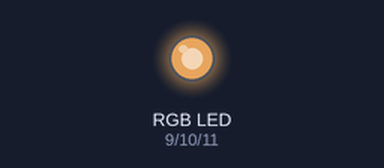
Bench run of a sketch on a simulated Arduino Uno, built with avr-gcc and run on an emulated ATmega328P. Shown: an RGB LED mixed from three pins (HIGH = lit). Dim RGB values are drawn brighter than linear.

Above: at 2.17 s.
At 4.4 s:
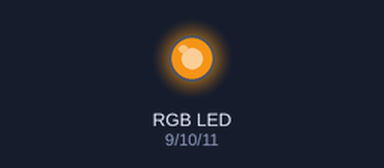
At 10.01 s:
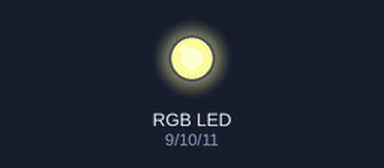
At 18.76 s:
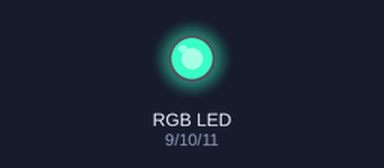
At 29.24 s:
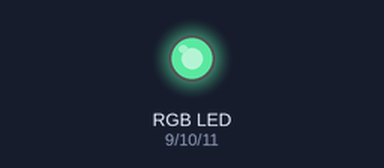
At 39.17 s:
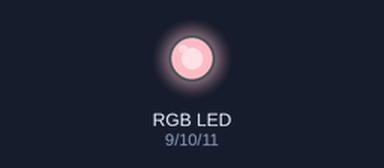
Timing chart, 0 to 40.0 s (numbered marks = the images above):
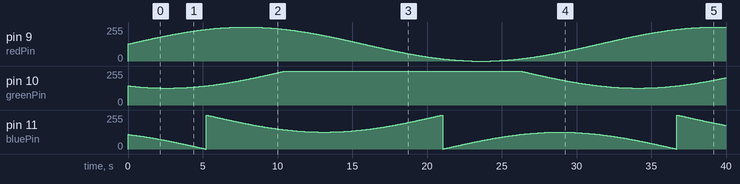

The sketch:

RGBLED_HPL.ino
```cpp
const int redPin = 9;
const int greenPin = 10;
const int bluePin = 11;
const int fadeDelay = 10; // Waktu jeda antara setiap perubahan warna
const int steps = 3000;    // Jumlah langkah per perubahan warna

void setup() {
  pinMode(redPin, OUTPUT);
  pinMode(greenPin, OUTPUT);
  pinMode(bluePin, OUTPUT);
}

void loop() {
  // Animasi perpindahan mulus
  for (int step = 0; step < steps; step++) {
    float t = float(step) / steps;
    int r = int(255 * (1 + sin(2 * PI * t)) / 2);
    int g = int(255 * (1 + sin(2 * PI * (t - 1/3.0)) / 2));
    int b = int(255 * (1 + sin(2 * PI * (t - 2/3.0)) / 2));

    analogWrite(redPin, r);
    analogWrite(greenPin, g);
    analogWrite(bluePin, b);
    delay(fadeDelay);
  }
}
```
